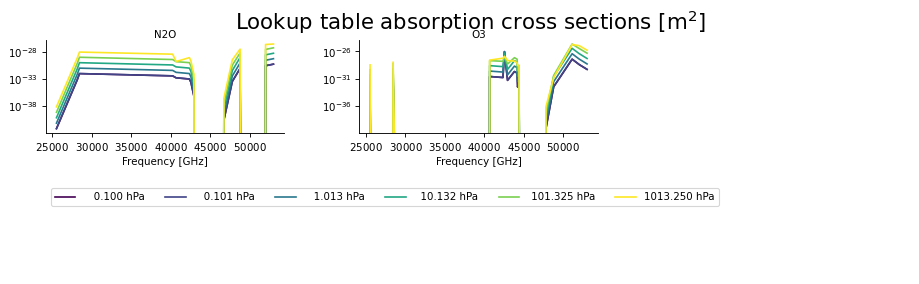

The script that drew this image:
from os.path import join, dirname
import matplotlib.pyplot as plt
import pyarts
from pyarts.arts import ArrayOfArrayOfSpeciesTag, SpeciesTag

lookup_file = join(dirname(pyarts.__file__), '../test/plots/reference',
                   'abs_lookup_small.xml')
fig, ax = pyarts.plots.plot_arts_lookup(
    pyarts.xml.load(lookup_file),
    species=ArrayOfArrayOfSpeciesTag([[SpeciesTag("N2O")],
                                      [SpeciesTag("O3")]]),
    opacity=False)

fig.suptitle('Lookup table absorption cross sections [m$^2$]')
fig.subplots_adjust(top=0.88)
plt.show()
